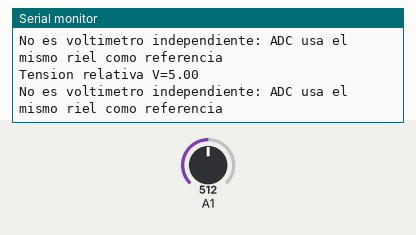
Simulated run of this sketch. Board: Arduino Uno, built with avr-gcc and run on an emulated ATmega328P. On the bench: the last lines printed to the serial monitor. Inputs (shaded band) come from the test bench; at power-on: A1 = 512.

Above: at 2.8 s.
2.9 s: A1 set to 716
At 3.8 s:
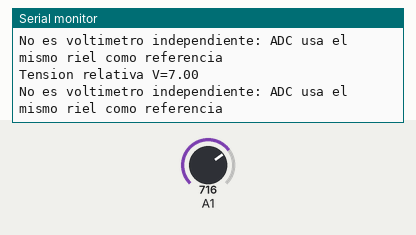
4.4 s: A1 set to 900
At 5.8 s:
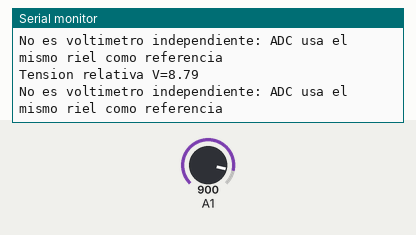
Timing chart, 0 to 7.4 s (numbered marks = the images above; inputs shaded):
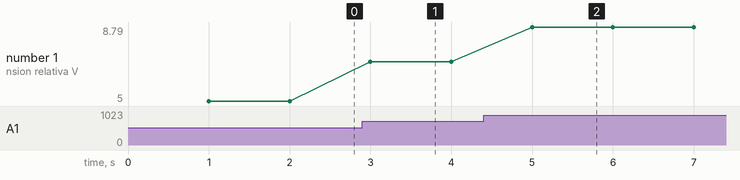

Measured:
- after the input at 2.9 s, the serial monitor: prints a new line after 0.10 s (image 1)
- after the input at 4.4 s, the serial monitor: prints a new line after 0.60 s (image 2)
- plotted number 1: 5 → 7 after the input at 2.9 s, 7 → 8.79 after the input at 4.4 s

The sketch:

presupuesto_usb.ino
```cpp
#include <Arduino.h>
unsigned long ultimo = 0;
const float REFERENCIA = 5.0, FACTOR_DIVISOR = 2.0;
void setup() {
  Serial.begin(115200);
  Serial.println(F("Divisor 10k+10k en A1: solo verificar riel 5 V de esta placa"));
}
void loop() {
  if (millis() - ultimo >= 1000) {
    ultimo = millis();
    int raw = analogRead(A1);
    float tension = (raw + 0.5f) * REFERENCIA / 1024 * FACTOR_DIVISOR;
    Serial.print(F("Tension relativa V="));
    Serial.println(tension, 2);
    Serial.println(
        F("No es voltimetro independiente: ADC usa el mismo riel como referencia"));
  }
}
```
